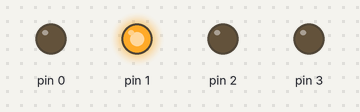
The sketch below on a simulated Arduino Uno, built with avr-gcc and run on an emulated ATmega328P. Parts: output pins drawn as LEDs (lit = HIGH).

Above: at 0.2 s.
At 1.2 s:
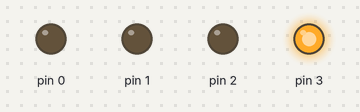
At 3.7 s:
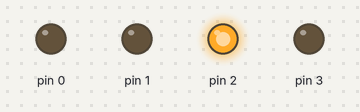
At 5.7 s:
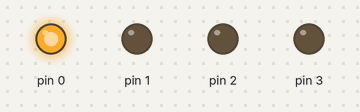
Timing chart, 0 to 6.9 s (numbered marks = the images above):
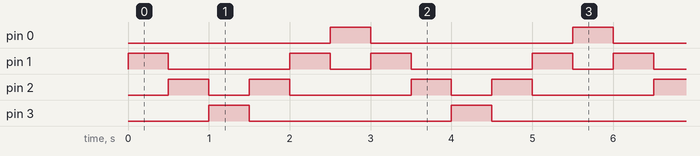

The sketch:

knight_rider.ino
```cpp
void setup() {
  for(int i=0;i<=3;i++){
    pinMode(i,OUTPUT);
  }

}

boolean forward = true;

void loop() {
  if(forward){
    for(int i=0;i<=3;i++){
      digitalWrite(i,HIGH);
      digitalWrite(i-1,LOW);
      if(i!=0){
        delay(500);
      }
  }
    forward = false;
  }else{
    for(int i=3;i>=0;i--){
      digitalWrite(i,HIGH);
      digitalWrite(i+1,LOW);
      if(i!=3){
       delay(500);
      }

    }
    forward = true;
  }
}
```

Measured:
- by itself, pin 0, pin 3: alternates HIGH for 0.50 s and LOW for 2.5 s
- by itself, pin 1: repeats every 3.0 s: LOW 1.5 s, HIGH 0.50 s, LOW 0.50 s, HIGH 0.50 s
- by itself, pin 2: repeats every 3.0 s: LOW 0.50 s, HIGH 0.50 s, LOW 1.5 s, HIGH 0.50 s
